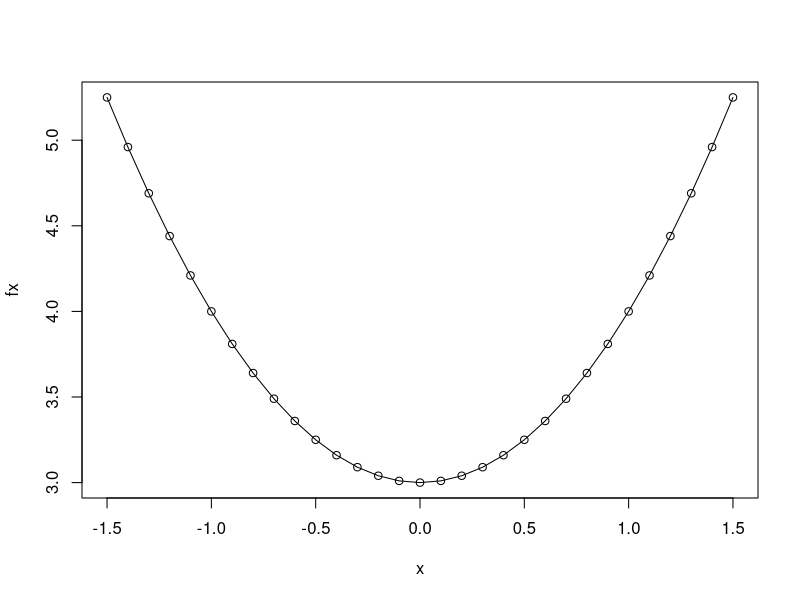
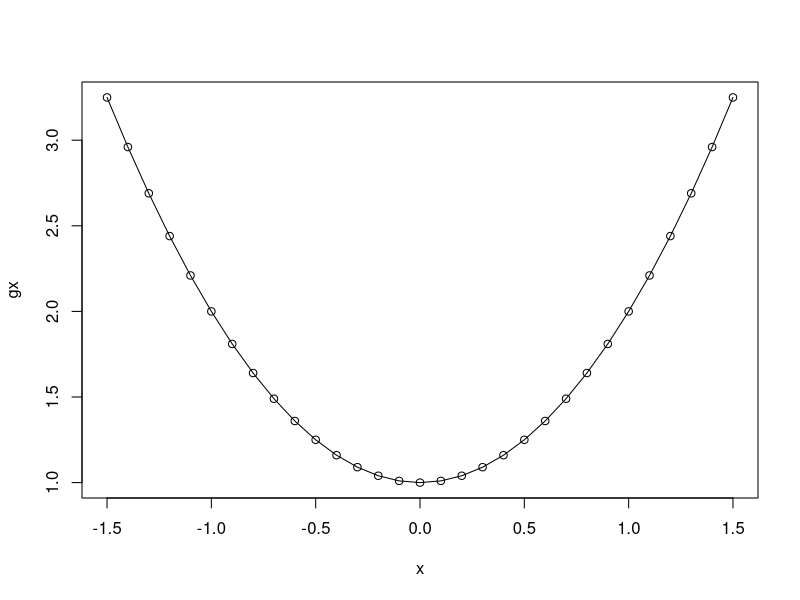
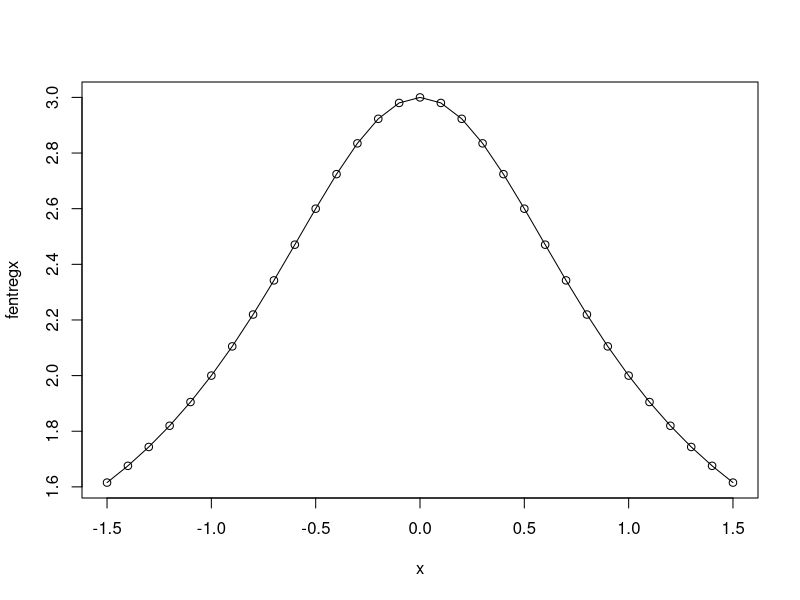
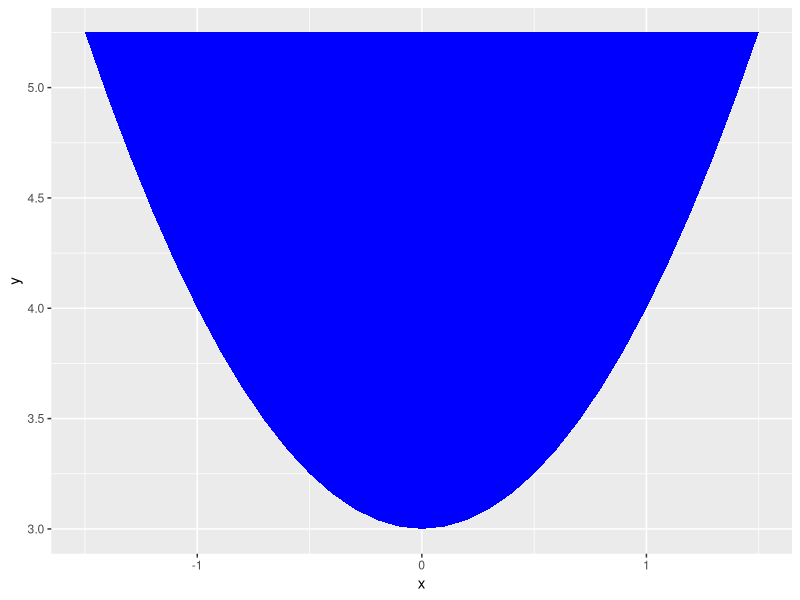
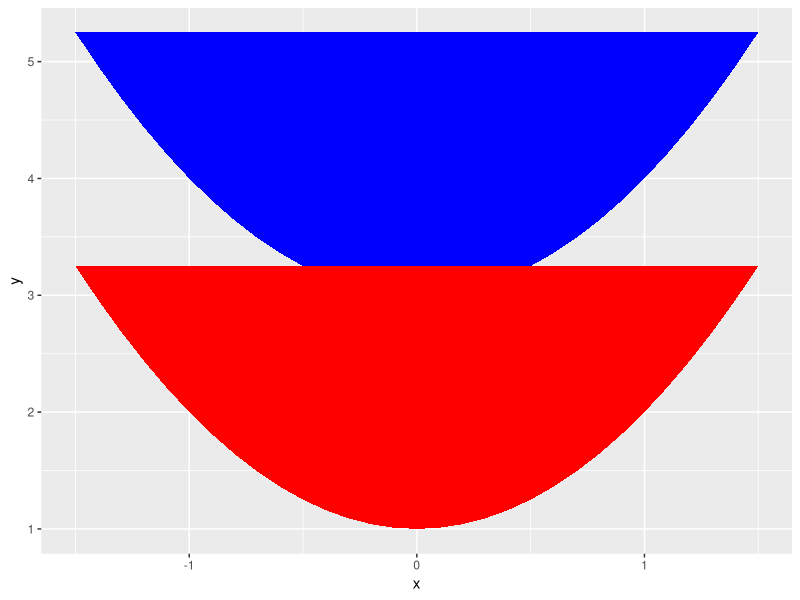
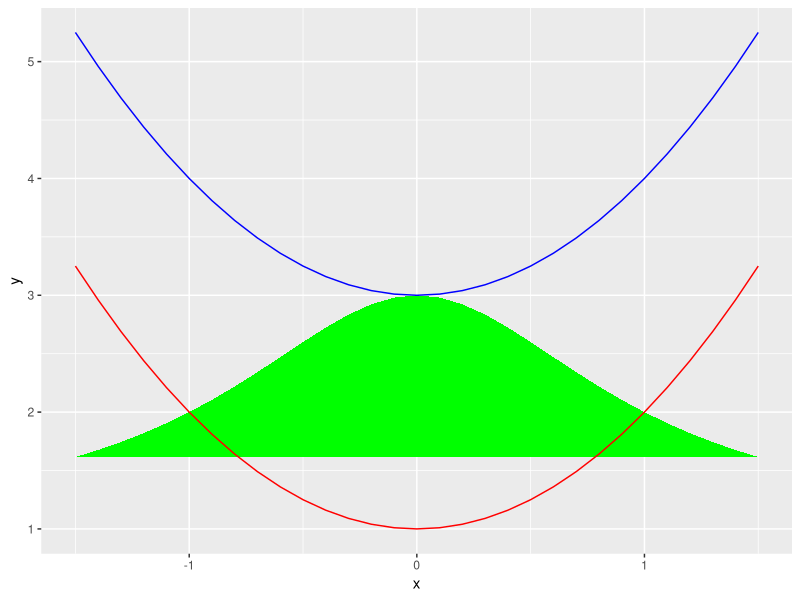
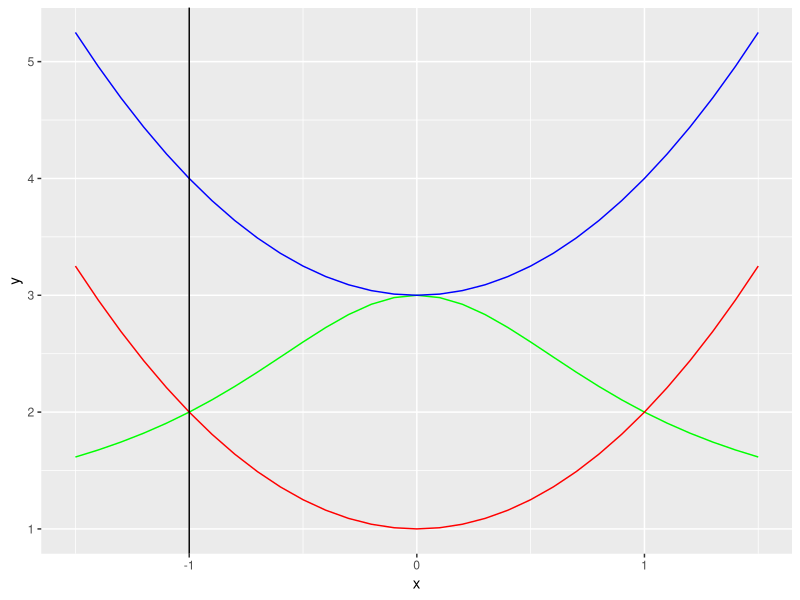
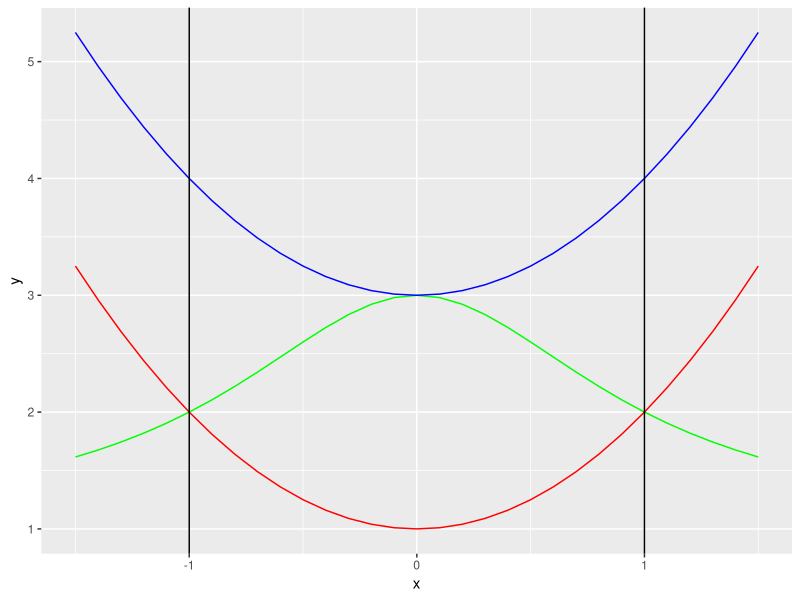

Reproduce these figures in R, in order.
# UNIVERSIDAD NACIONAL AUTÓNOMA DE MÉXICO
# Facultad de Economía
# Matemáticas I 2021-1
# Profesor: Cesar Hernández
# PRÁCTICA 7: ASÍNTOTAS EN R

library("dplyr")
library("ggplot2")
library("gganimate")
library("png")

x<-seq(-1.5, 1.5, 0.1)
x
fx<-(x^2)+3
gx<-(x^2)+1
fentregx<-fx/gx
fentregx
dfx<-data.frame(x,fx,gx,fentregx)

plot(x,fx,type = "o")
plot(x,gx,type = "o")
plot(x,fentregx,type = "o")


mx<-ggplot() + 
  geom_polygon(data = dfx, aes(x = x, y = fx), fill = "blue") +
  xlab("x") +
  ylab("y")
print(mx)

mx<-ggplot() + 
  geom_polygon(data = dfx, aes(x = x, y = fx), fill = "blue") +
  geom_polygon( data = dfx, aes(x = x, y = gx), fill= "red") + 
  xlab("x") +
  ylab("y")
print(mx)

nx<-ggplot() + 
  geom_polygon( data = dfx, aes(x = x, y = fentregx), fill= "green") + 
  geom_line(data = dfx, aes(x = x, y = fx), color = "blue") +
  geom_line(data = dfx, aes(x = x, y = gx), color = "red") + 
  xlab("x") +
  ylab("y")
print(nx)

ox<-ggplot() + 
  geom_line( data = dfx, aes(x = x, y = fentregx), color= "green") + 
  geom_line(data = dfx, aes(x = x, y = fx), color = "blue") +
  geom_line(data = dfx, aes(x = x, y = gx), color = "red") + 
  xlab("x") +
  ylab("y") + 
  geom_vline(xintercept = -1)
  print(ox)

px<-ggplot() + 
  geom_line( data = dfx, aes(x = x, y = fentregx), color= "green") + 
  geom_line(data = dfx, aes(x = x, y = fx), color = "blue") +
  geom_line(data = dfx, aes(x = x, y = gx), color = "red") + 
  xlab("x") +
  ylab("y") + 
  geom_vline(xintercept = -1) +
  geom_vline(xintercept = 1)
print(px)

qx<-ggplot() + geom_line( data = dfx, aes(x = x, y = fentregx), color = "green") + 
  geom_line(data = dfx, aes(x = x, y = fx), color = "blue") +
  geom_line(data = dfx, aes(x = x, y = gx), color = "red") + 
  xlab("x") +
  ylab("y") + 
  geom_vline(xintercept = -1) + 
  geom_vline(xintercept = 1) + 
  geom_hline(yintercept = 2)
print(qx)

rx<-ggplot() + geom_line( data = dfx, aes(x = x, y = fentregx), color = "green") + 
  geom_line(data = dfx, aes(x = x, y = fx), color = "blue") +
  geom_line(data = dfx, aes(x = x, y = gx), color = "red") + 
  xlab("x") +
  ylab("y") + 
  geom_vline(xintercept = -1) + 
  geom_vline(xintercept = 1) + 
  geom_hline(yintercept = 2) + 
  geom_abline(intercept = 3)
print(rx)

sx<-ggplot() + geom_line( data = dfx, aes(x = x, y = fentregx), color = "green") + 
  geom_line(data = dfx, aes(x = x, y = fx), color = "blue") +
  geom_line(data = dfx, aes(x = x, y = gx), color = "red") + 
  xlab("x") +
  ylab("y") + 
  geom_vline(xintercept = -1) + 
  geom_vline(xintercept = 1) + 
  geom_hline(yintercept = 2) + 
  geom_abline(intercept = 3) + 
  geom_abline(intercept = 3,slope = 3,color="yellow")
print(sx)
